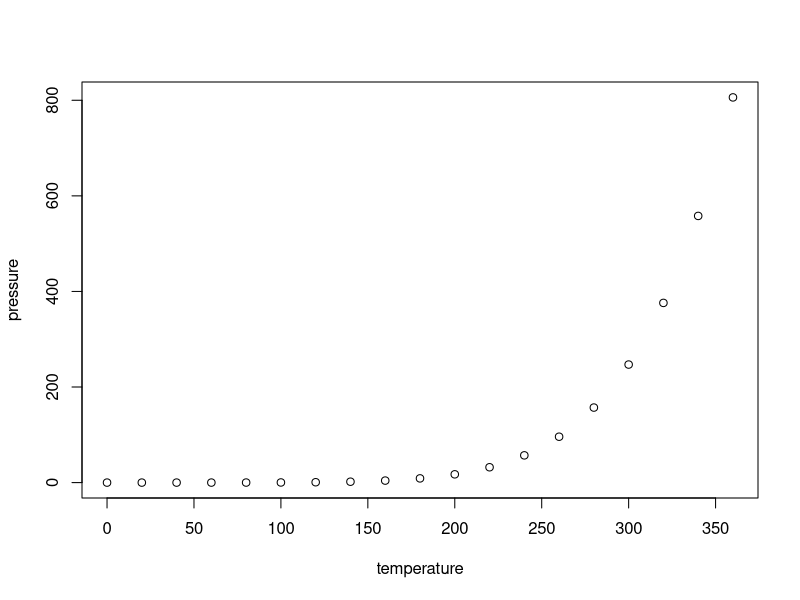
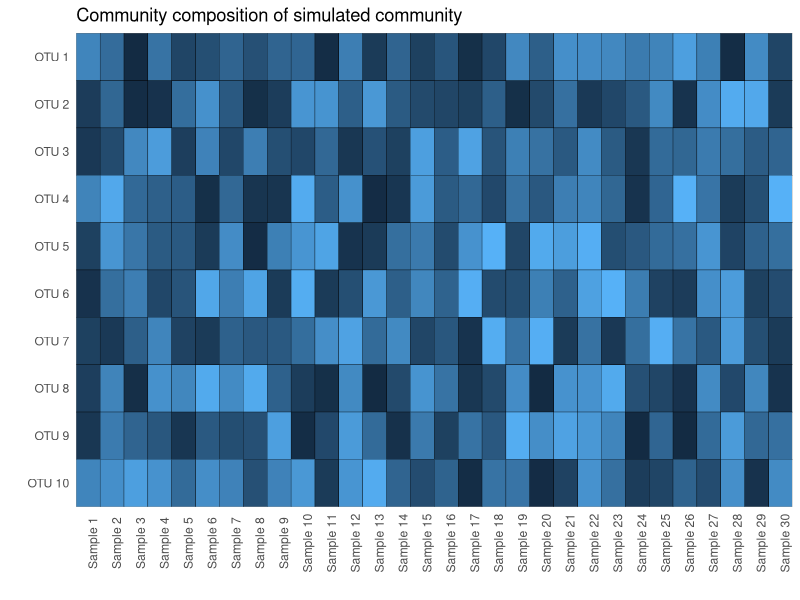

These charts were generated, in order, by the following R code:
## ---- chunk 1
knitr::opts_chunk$set(echo = TRUE)
## ---- chunk 2
summary(cars)
## ---- chunk 3
plot(pressure)
## ---- chunk 4
sim_community <- matrix(sample(1:100, 300, replace = TRUE),
                        nrow = 10, ncol = 30,
                        dimnames = list(
                          paste("OTU", 1:10, sep = "_"),
                          paste("Sample", 1:30, sep = "_")
                        )
)
## ---- chunk 5
library(tidyverse)
library(reshape2)
## ---- chunk 6
sim_community %>% 
  t() %>% 
  melt() %>%
  ggplot(aes(x = Var1, y = fct_rev(Var2), fill = value)) + 
  geom_tile(color = "black") +
  labs(x = "", y = "", 
       title = "Community composition of simulated community") + 
  theme(axis.text.x = element_text(angle = 90),
        legend.position = "none",
        axis.ticks = element_blank(),
        panel.grid.major = element_blank(),
        panel.grid.minor = element_blank(),
        panel.border = element_blank()) +
  scale_x_discrete(label = function (x) str_replace(x, "_", " "),
                   expand = c(0, 0)) +
  scale_y_discrete(label = function (x) str_replace(x, "_", " "),
                   expand = c(0, 0))
